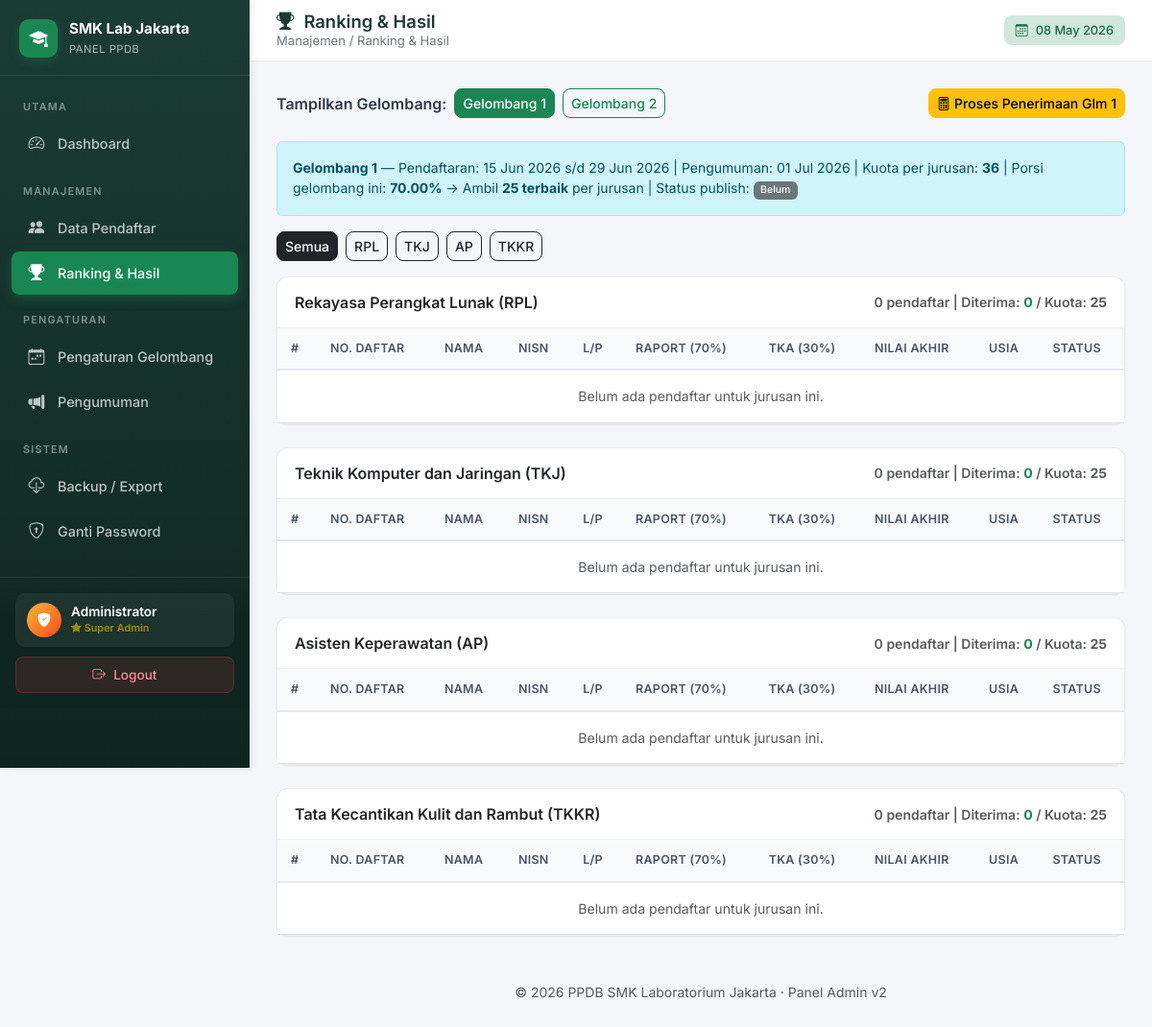
The page /admin_dashboard.php?page=ranking (signed in) on the database its author committed.
### tables this page shows
CREATE TABLE `gelombang` (
  `id` int NOT NULL AUTO_INCREMENT,
  `gelombang` tinyint NOT NULL COMMENT '1 atau 2',
  `tanggal_buka` date NOT NULL,
  `tanggal_tutup` date NOT NULL,
  `tanggal_pengumuman` date NOT NULL,
  `kuota_per_jurusan` int NOT NULL DEFAULT 36,
  `persen_gelombang` decimal(5,2) NOT NULL DEFAULT 70.00 COMMENT 'Glm1=70, Glm2=30',
  `is_published` tinyint(1) NOT NULL DEFAULT 0,
  `published_at` timestamp NULL DEFAULT NULL,
  `created_at` timestamp NULL DEFAULT CURRENT_TIMESTAMP,
  PRIMARY KEY (`id`),
  UNIQUE KEY `gelombang` (`gelombang`)
);

### admin/ranking.php (the view, shortened to what this page needs)
<?php
$jurusan_list = [
    'Rekayasa Perangkat Lunak (RPL)',
    'Teknik Komputer dan Jaringan (TKJ)',
    'Asisten Keperawatan (AP)',
    'Tata Kecantikan Kulit dan Rambut (TKKR)',
];
$short = ['Rekayasa Perangkat Lunak (RPL)'=>'RPL','Teknik Komputer dan Jaringan (TKJ)'=>'TKJ','Asisten Keperawatan (AP)'=>'AP','Tata Kecantikan Kulit dan Rambut (TKKR)'=>'TKKR'];
$gel_rows = $conn->query("SELECT * FROM gelombang ORDER BY gelombang")->fetchAll();
$gel_map  = [];
foreach ($gel_rows as $g) $gel_map[$g['gelombang']] = $g;
$fGel     = $_GET['gelombang'] ?? '1';
$fJurusan = $_GET['jurusan']   ?? '';
$g        = $gel_map[(int)$fGel] ?? null;
$kuota_glm = $g ? (int)round($g['kuota_per_jurusan'] * $g['persen_gelombang'] / 100) : 0;
?>
<div class="d-flex flex-wrap gap-2 align-items-center mb-4">
    <span class="fw-semibold">Tampilkan Gelombang:</span>
    <?php foreach ($gel_rows as $g_btn): ?>
    <a href="?page=ranking&gelombang=<?= $g_btn['gelombang'] ?>&jurusan=<?= urlencode($fJurusan) ?>"
       class="btn btn-sm <?= (int)$fGel===$g_btn['gelombang']?'btn-success':'btn-outline-success' ?>">
        Gelombang <?= $g_btn['gelombang'] ?>
    </a>
    <?php endforeach; ?>
    <div class="ms-auto">
        <?php if ($g): ?>
        <form method="POST" class="d-inline" onsubmit="return confirm('Proses penerimaan Gelombang <?= $fGel ?>? Status semua pendaftar gelombang ini akan di-reset dan dihitung ulang.')">
            <button type="submit" class="btn btn-warning btn-sm">
                <i class="bi bi-calculator me-1"></i>Proses Penerimaan Glm <?= $fGel ?>
            </button>
        </form>
        <?php endif; ?>
    </div>
</div>
<?php if ($g): ?>
<div class="alert alert-info small mb-3">
    <strong>Gelombang <?= $fGel ?></strong> —
    Pendaftaran: <?= date('d M Y', strtotime($g['tanggal_buka'])) ?> s/d <?= date('d M Y', strtotime($g['tanggal_tutup'])) ?> |
    Pengumuman: <?= date('d M Y', strtotime($g['tanggal_pengumuman'])) ?> |
    Kuota per jurusan: <strong><?= $g['kuota_per_jurusan'] ?></strong> |
    Porsi gelombang ini: <strong><?= $g['persen_gelombang'] ?>%</strong> →
    Ambil <strong><?= $kuota_glm ?> terbaik</strong> per jurusan |
    Status publish: <?= $g['is_published'] ? '<span class="badge bg-success">Published</span>' : '<span class="badge bg-secondary">Belum</span>' ?>
</div>
<?php endif; ?>
<div class="mb-3 d-flex gap-2 flex-wrap">
    <a href="?page=ranking&gelombang=<?= $fGel ?>" class="btn btn-sm <?= !$fJurusan?'btn-dark':'btn-outline-dark' ?>">Semua</a>
    <?php foreach ($jurusan_list as $j): ?>
    <a href="?page=ranking&gelombang=<?= $fGel ?>&jurusan=<?= urlencode($j) ?>"
       class="btn btn-sm <?= $fJurusan===$j?'btn-dark':'btn-outline-dark' ?>">
        <?= $short[$j] ?>
    </a>
    <?php endforeach; ?>
</div>
<?php
$target_jurusan = $fJurusan ? [$fJurusan] : $jurusan_list;
foreach ($target_jurusan as $jurusan):
    $stmt = $conn->prepare("SELECT * FROM pendaftar WHERE gelombang=? AND jurusan=?
                            ORDER BY nilai_akhir DESC, usia DESC");
    $stmt->execute([$fGel, $jurusan]);
    $list = $stmt->fetchAll();
    $total_j = count($list);
    $diterima_j = count(array_filter($list, fn($r) => $r['status']==='diterima'));
?>
<div class="card mb-4">
    <div class="card-header d-flex justify-content-between align-items-center">
        <span class="fw-semibold"><?= htmlspecialchars($jurusan) ?></span>
        <span class="small text-muted">
            <?= $total_j ?> pendaftar |
            Diterima: <span class="text-success fw-bold"><?= $diterima_j ?></span> /
            Kuota: <span class="fw-bold"><?= $kuota_glm ?></span>
        </span>
    </div>
    <div class="card-body p-0">
    <div class="table-responsive">
    <table class="table table-sm table-hover mb-0 small">
        <thead class="table-light">
            <tr><th>#</th><th>No. Daftar</th><th>Nama</th><th>NISN</th><th>L/P</th>
                <th>Raport (70%)</th><th>TKA (30%)</th><th>Nilai Akhir</th><th>Usia</th><th>Status</th></tr>
        </thead>
        <tbody>
        <?php if (empty($list)): ?>
            <tr><td colspan="10" class="text-center py-3 text-muted">Belum ada pendaftar untuk jurusan ini.</td></tr>
        <?php else:
            $rank = 0;
            foreach ($list as $r):
                $rank++;
                $is_batas = ($rank === $kuota_glm + 1 && $r['lolos_usia']);
                if ($is_batas): ?>
                <tr><td colspan="10" class="bg-warning text-center small py-1 fw-semibold">
                    ── Batas Kuota (<?= $kuota_glm ?> terbaik) ──
                </td></tr>
                <?php endif;
                $badge = match($r['status']) { 'diterima'=>'bg-success', 'ditolak'=>'bg-danger', default=>'bg-warning text-dark' };
                $rowClass = match($r['status']) { 'diterima'=>'table-success', 'ditolak'=>'table-danger opacity-75', default=>'' };
            ?>
            <tr class="<?= $rowClass ?>">
                <td class="text-muted"><?= $rank ?></td>
                <td><?= htmlspecialchars($r['no_pendaftaran']) ?></td>
                <td><?= htmlspecialchars($r['nama']) ?></td>
                <td><?= htmlspecialchars($r['nisn']) ?></td>
                <td><?= $r['jenis_kelamin'] ?></td>
                <td class="text-center"><?= number_format($r['nilai_raport'], 2) ?></td>
                <td class="text-center"><?= number_format($r['nilai_tka'], 2) ?></td>
                <td class="text-center fw-bold"><?= number_format($r['nilai_akhir'], 2) ?></td>
                <td class="text-center">
                    <?= $r['usia'] ?>
                    <?php if (!$r['lolos_usia']): ?><span class="text-danger ms-1" title="Gugur usia">⚠</span><?php endif; ?>
                </td>
                <td><span class="badge <?= $badge ?>"><?= ucfirst($r['status']) ?></span></td>
            </tr>
            <?php endforeach; endif; ?>
        </tbody>
    </table>
    </div>
    </div>
</div>
<?php endforeach; ?>

### admin_dashboard.php (style rules this page uses)
:root { --sidebar-w: 260px; --primary: #198754; --primary-dark: #146c43; --primary-light: #d1e7dd; --sidebar-bg: linear-gradient(180deg, #1a3c34 0%, #0f2620 100%); --bg: #f4f6f9; --card-shadow: 0 1px 3px rgba(0,0,0,.04), 0 1px 2px rgba(0,0,0,.06); --card-shadow-hover: 0 4px 12px rgba(0,0,0,.08), 0 2px 4px rgba(0,0,0,.06); }
* { font-family: 'Inter', -apple-system, BlinkMacSystemFont, 'Segoe UI', sans-serif; }
body { background: var(--bg); color: #2d3748; }
.card { border: 1px solid #eaedf0; border-radius: 12px; box-shadow: var(--card-shadow); transition: box-shadow .2s; }
.card-header { background: #fff; border-bottom: 1px solid #f0f3f5; font-weight: 600; padding: 14px 18px; border-radius: 12px 12px 0 0 !important; }
.card-body { padding: 18px; }
.btn { font-weight: 500; border-radius: 8px; transition: all .15s; }
.btn-success { background: var(--primary); border-color: var(--primary); }
.table { font-size: .88rem; }
.table thead th { background: #f8fafc; color: #4a5568; font-weight: 600; font-size: .78rem; text-transform: uppercase; letter-spacing: .3px; border-bottom: 2px solid #e2e8f0; padding: 12px 14px; }
.table tbody td { padding: 12px 14px; vertical-align: middle; }
.badge { font-weight: 500; padding: .4em .7em; }

### rows shown on the page
gelombang: gelombang "1", tanggal_buka "15 Jun 2026", tanggal_tutup "29 Jun 2026", tanggal_pengumuman "01 Jul 2026", kuota_per_jurusan "36", persen_gelombang "70.00", kuota_glm "25"
gelombang: gelombang "2"

### other values the page prints
$group "UTAMA"
$info['label'] "Dashboard"
$group "MANAJEMEN"
$info['label'] "Data Pendaftar"
$info['label'] "Ranking & Hasil"
$group "PENGATURAN"
$info['label'] "Pengaturan Gelombang"
$info['label'] "Pengumuman"
$group "SISTEM"
$info['label'] "Backup / Export"
$info['label'] "Ganti Password"
$admin_name "Administrator"
$pages[$page]['label'] "Ranking & Hasil"
$pages[$page]['group'] "Manajemen"
$fGel "1"
